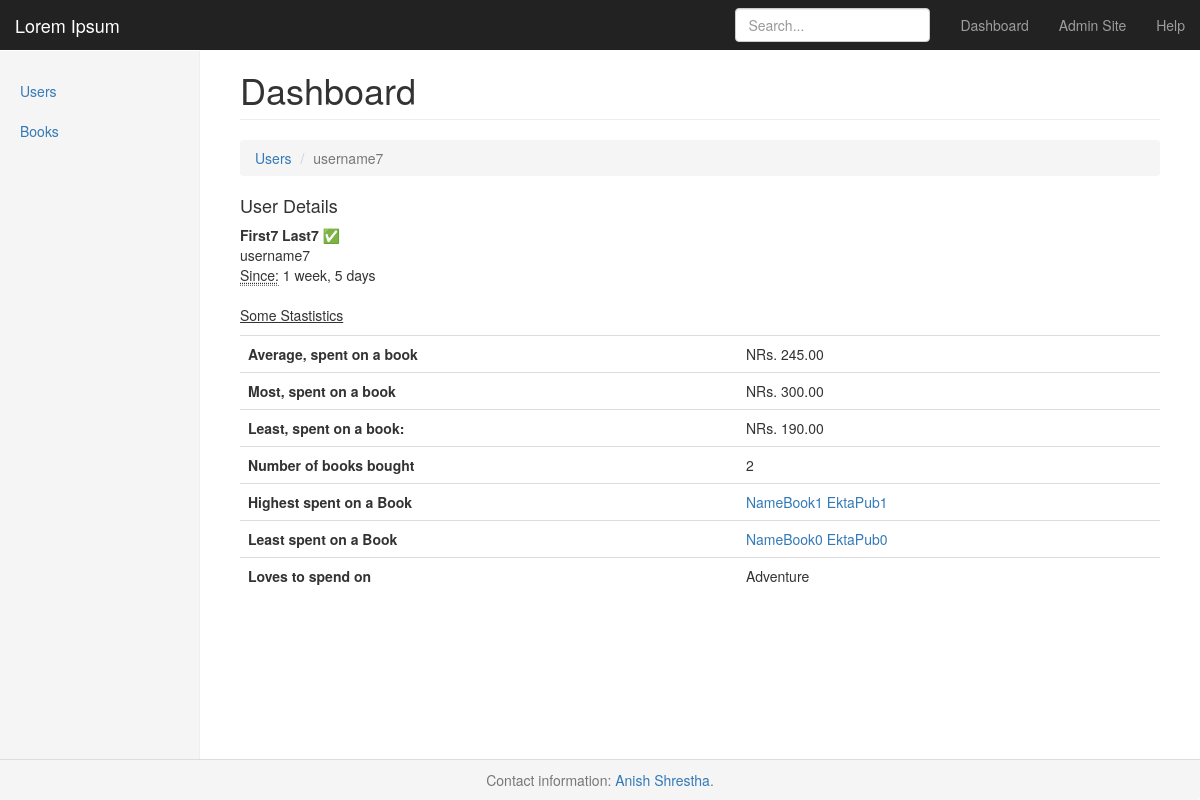
Page /7/ on the committed database.
### users/models.py (models this page shows, shortened)
class AayuUser(AbstractUser):
    image = models.ImageField(
        _("Image"),
        upload_to=get_image_path,
        blank=True,
        null=True
    )
    def get_list_absolute_url(self):
        return reverse("users:list")
    def get_books_bought(self, category=None):
        q = self.books_bought.all()
        if category is not None:
            q = q.filter(category=category)
        if not q.exists():
            raise ValueError
        return q
    def books_bought_average_price(self, category=None):
        try:
            return "%.2f" % self.get_books_bought(category=category).aggregate(avg_price=Avg('price'))['avg_price']
        except ValueError:
            return 0
    def books_bought_minimum_price(self, category=None):
        try:
            return "%.2f" % self.get_books_bought(category=category).aggregate(min_price=Min('price'))['min_price']
        except ValueError:
            return 0
    def books_bought_maximum_price(self, category=None):
        try:
            return "%.2f" % self.get_books_bought(category=category).aggregate(max_price=Max('price'))['max_price']
        except ValueError:
            return 0
    def costliest_bought_book(self, category=None):
        try:
            return self.get_books_bought(category=category).order_by('price').last()
        except ValueError:
            return
    def cheapest_bought_book(self, category=None):
        try:
            return self.get_books_bought(category=category).order_by('-price').last()
        except ValueError:
            return
    def books_bought_count(self, category=None):
        try:
            return self.get_books_bought(category=category).count()
        except ValueError:
            return 0
    def loved_category(self):
        try:
            loved = self.get_books_bought().\
                values('category').annotate(cat_count=Count('category')).\
                values('category', 'cat_count').order_by('-cat_count')[0]['category']
            loved = Book.get_category(loved)
        except ValueError:
            return
        return loved
    class Meta:
        swappable = "AUTH_USER_MODEL"

### books/models.py (models this page shows, shortened)
class Book(models.Model):
    CATEGORY_CHOICES = (
        (CATEGORY.adventure, _("adventure")),
        (CATEGORY.horror, _("horror")),
        (CATEGORY.fiction, _("fiction")),
        (CATEGORY.science, _("science")),
        (CATEGORY.biography, _("biography"))
    )
    isbn = models.CharField(_("ISBN"), max_length=64)
    name = models.CharField(_("Name"), max_length=512)
    pages = models.PositiveIntegerField(
        _("Page Count"),
        validators=[
            MinValueValidator(1, "Should have at least a page")
        ]
    )
    price = models.FloatField(
        _("Price"),
        validators=[
            MinValueValidator(1, "Price can't be less than 1")
        ]
    )
    category = models.PositiveSmallIntegerField(
        _("Category"),
        choices=CATEGORY_CHOICES,
        blank=False,
        null=False
    )
    publisher = models.ForeignKey(
        "books.Publisher",
        on_delete=models.CASCADE,
        related_name="books"
    )
    bought_by = models.ManyToManyField("users.AayuUser",
                                       related_name="books_bought")
    @classmethod
    def get_category(cls, ind):
        return list(filter(lambda x: x[0] == ind, cls.CATEGORY_CHOICES))[0][1]
    objects = BookManager()
    def get_absolute_url(self):
        return reverse("books:detail", kwargs=dict(pk=self.pk))
    def __str__(self):
        return f"{self.name} {self.publisher.name}"

class Publisher(models.Model):
    name = models.CharField(_("Name"), max_length=255)
    contact = models.CharField(_("Contact"), max_length=512)
    phone = models.CharField(
        _("Phone"),
        max_length=16,
        validators=[PHONE_REGEX]
    )

### users/views.py (the view)
# urls.py: path('<int:pk>/', UserDetailView.as_view(), name='detail'),
class UserDetailView(DetailView):
    template_name = "user_detail.html"
    queryset = User.objects.all()

### users/templates/user_detail.html (shortened to what this page needs)
{% extends 'base.html' %}
{% block breadcrumb %}
    <li><a href={{ object.get_list_absolute_url }}>Users</a></li>
    <li class="active">{{ object.username }}</li>
{% endblock %}
{% block content %}
    <h4> User Details </h4>
    <p>
    <address>
    <strong>{{ object.first_name | default:"No Name" }} {{ object.last_name }}</strong>
        {% if object.is_active %}
          &#9989
        {% else %}
          &#10060
        {% endif %}
        <br>
    {{ object.username }}<br>
    <abbr title="Time elapsed since joined">Since:</abbr> {{ object.date_joined | timesince }}
    </address>
    </p>
    <p><u>Some Stastistics</u></p>
    <table class="table table-borderless">
    <tbody>
        <tr>
            <th scope="col">Average, spent on a book</th>
            <td scope="col">NRs. {{ object.books_bought_average_price }}</td>
        </tr>
        <tr>
            <th scope="col">Most, spent on a book</th>
            <td scope="col">NRs. {{ object.books_bought_maximum_price }}</td>
        </tr>
        <tr>
            <th scope="col">Least, spent on a book:</th>
            <td scope="col">NRs. {{ object.books_bought_minimum_price }}</td>
        </tr>
        <tr>
            <th scope="col">Number of books bought</th>
            <td scope="col">{{ object.books_bought_count }}</td>
        </tr>
        <tr>
            <th scope="col">Highest spent on a Book</th>
            <td scope="col"><a href="{{ object.costliest_bought_book.get_absolute_url }}">{{ object.costliest_bought_book }}</a></td>
        </tr>
        <tr>
            <th scope="col">Least spent on a Book</th>
            <td scope="col"><a href="{{ object.costliest_bought_book.get_absolute_url }}">{{ object.cheapest_bought_book }}</a></td>
        </tr>
        <tr>
            <th scope="col">Loves to spend on</th>
            <td scope="col">{{ object.loved_category | title }}</td>
        </tr>
    </tbody>
    </table>
{% endblock %}

### static/dashboard_files/dashboard.css (style rules this page uses)
body { padding-top: 50px; }

### rows in the picture
AayuUser: username "username7", first_name "First7", last_name "Last7", date_joined "1 week, 5 days", books_bought_average_price "245.00", books_bought_maximum_price "300.00", books_bought_minimum_price "190.00", books_bought_count "2", costliest_bought_book "NameBook1 EktaPub1", cheapest_bought_book "NameBook0 EktaPub0", loved_category "Adventure"
